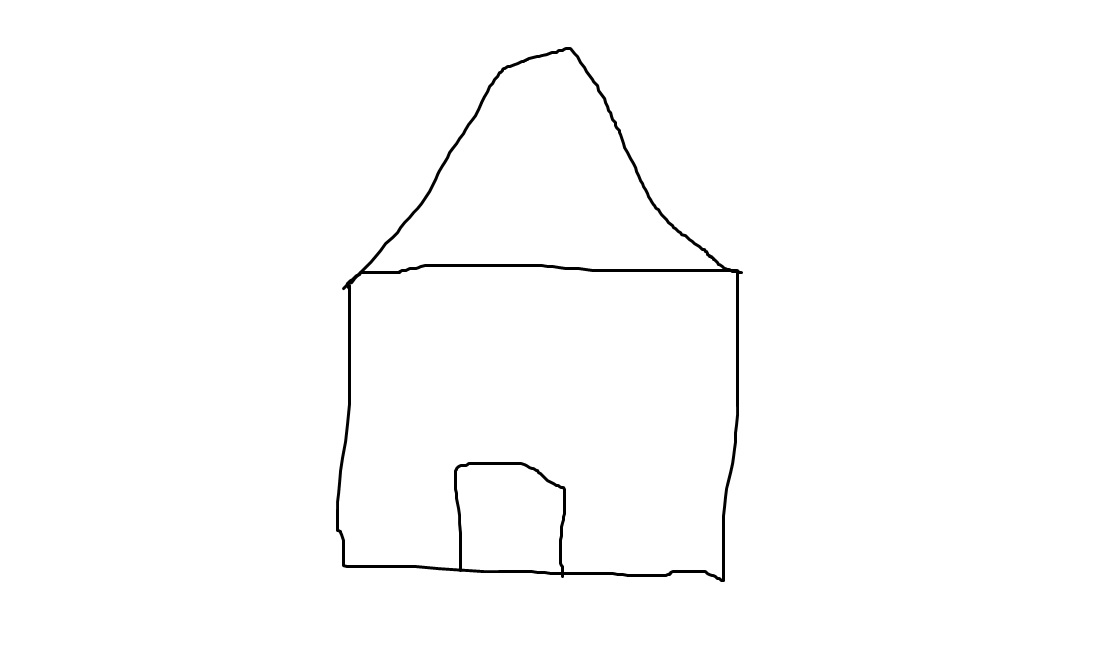
#> input picture OpenCV/dom.jpg, 1104 x 667 px
$ jupyter execute 'przyblizanie kontorow otoczka ksztaltu.ipynb'
#> lines starting #> are read from the running program, lines starting #| are printed output that depends on the picture; after the words box and inside, x2 and y2 are one past the last pixel; in counts of white or black regions, pixels touching at a corner belong together
[cell 1]
import numpy as np
import cv2

image = cv2.imread('dom.jpg')
#> image is the input picture: shape (667, 1104, 3); min 0, max 255, mean 252.6

org_img = image.copy()
cv2.imshow('org', org_img)
cv2.waitKey(0)

gray = cv2.cvtColor(image, cv2.COLOR_BGR2GRAY)
ret, thresh = cv2.threshold(gray,127,255,cv2.THRESH_BINARY_INV)
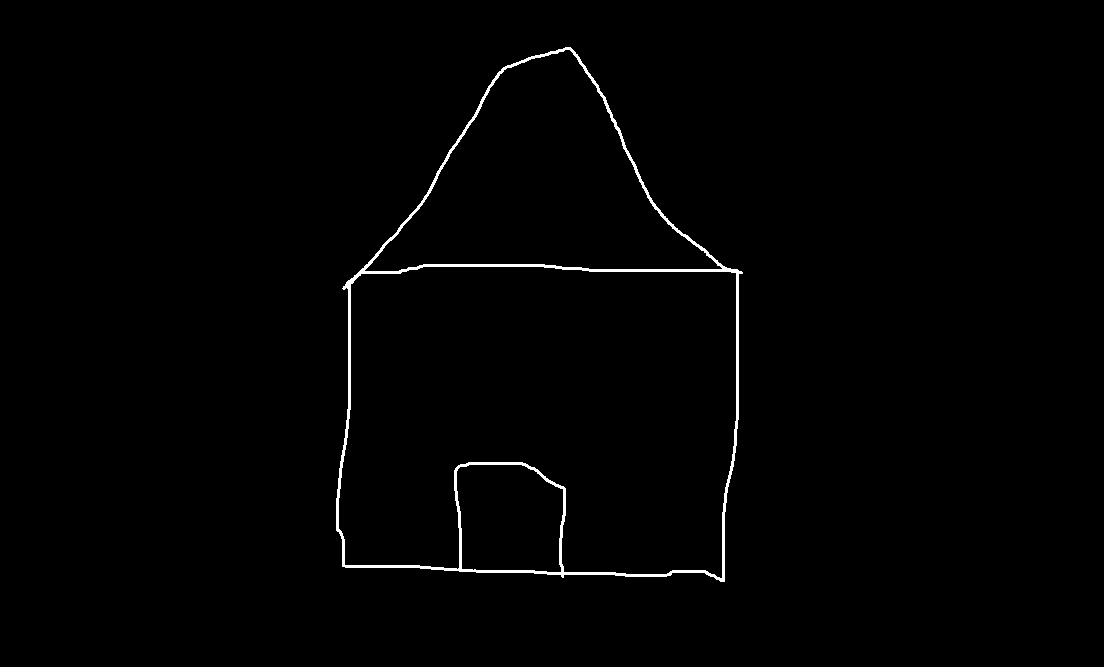
#> thresh: shape (667, 1104); 0.94% white; 1 white region

contours, hierarchy = cv2.findContours(thresh.copy(), cv2.RETR_LIST,cv2.CHAIN_APPROX_NONE)
#> contours = 4 contours; box (x1, y1, x2, y2) and area: (336, 47, 743, 582) 160207, (338, 266, 737, 579) 104756, (364, 49, 723, 272) 40366, (456, 464, 564, 573) 10315

for c in contours:
    x,y,w,h = cv2.boundingRect(c)
    cv2.rectangle(org_img, (x,y), (x+w,y+h),(0,0,255),2)
    cv2.imshow('opis prostokatem', org_img)
#> this loop made 4 passes
#> (x, y, w, h) on passes 1 to 4: (456, 464, 108, 109), (338, 266, 399, 313), (364, 49, 359, 223), (336, 47, 407, 535)
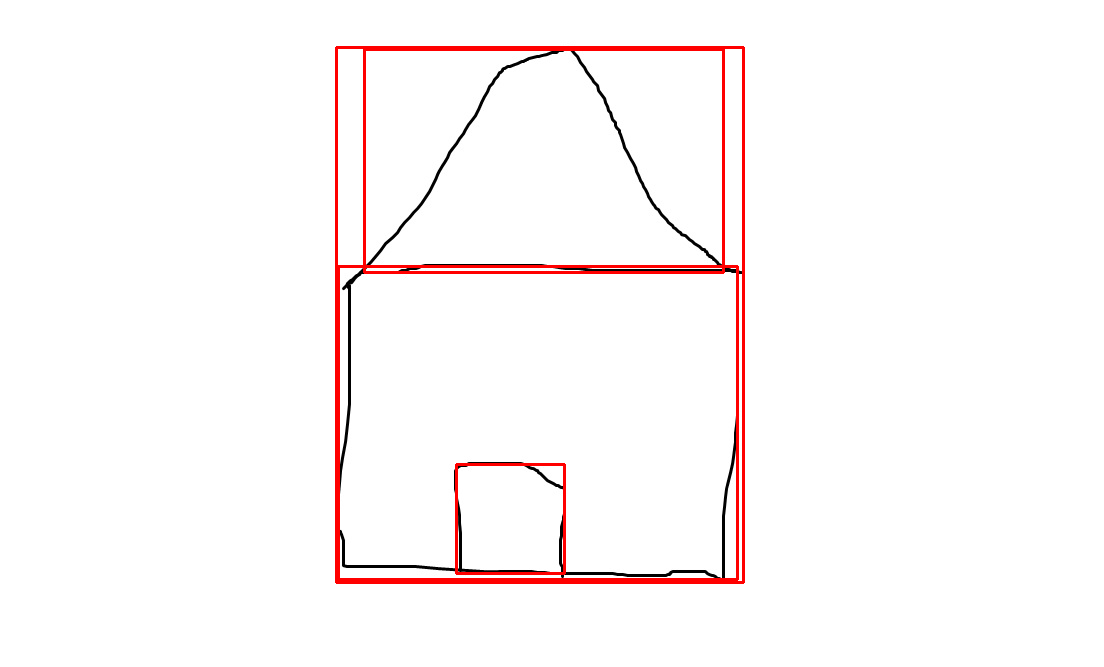
#> org_img: shape (667, 1104, 3); 1.9% of pixels changed, all inside (x1, y1, x2, y2) = (335, 46, 745, 584)

cv2.waitKey(0)

for c in contours:
    accuracy = 0.01* cv2.arcLength(c,True)
    approx = cv2.approxPolyDP(c, accuracy,True)
    cv2.drawContours(image, [approx],0,(0,255,0),2)
    cv2.imshow('przyblizenie wielokatem',image)
#> this loop made 4 passes
#> accuracy on passes 1 to 4: 4.08, 15.89, 9.89, 16.89
#> pass 1, `cv2.imshow('przyblizenie wielokatem',image)`:
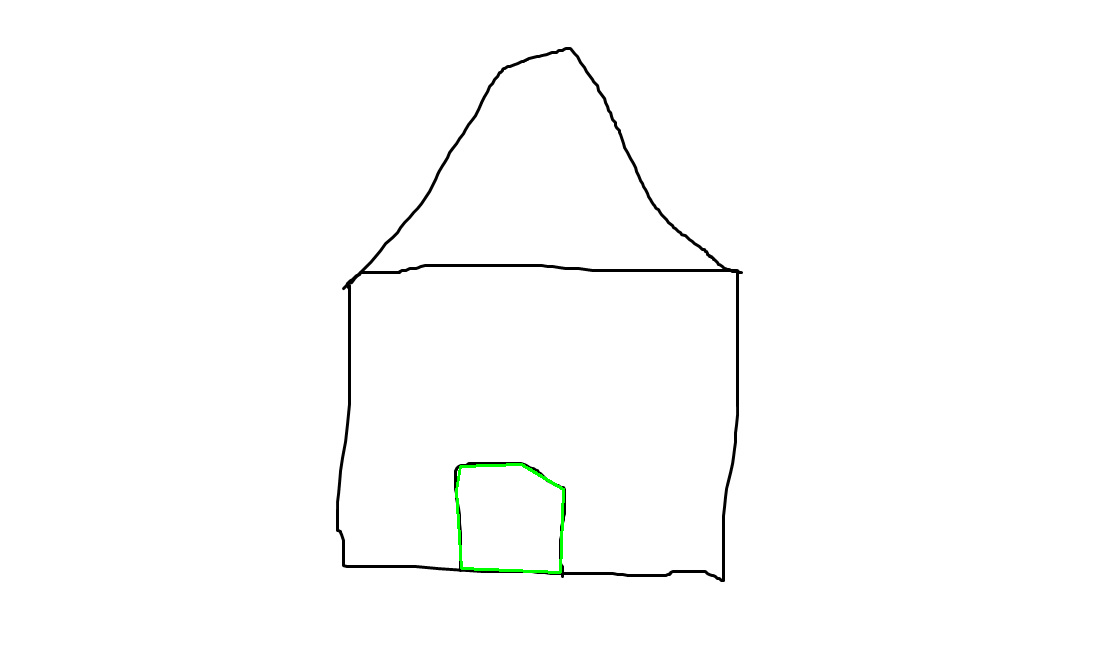
#> window 'przyblizenie wielokatem': shape (667, 1104, 3); mean B, G, R 252.4, 252.8, 252.4
#> after the loop:
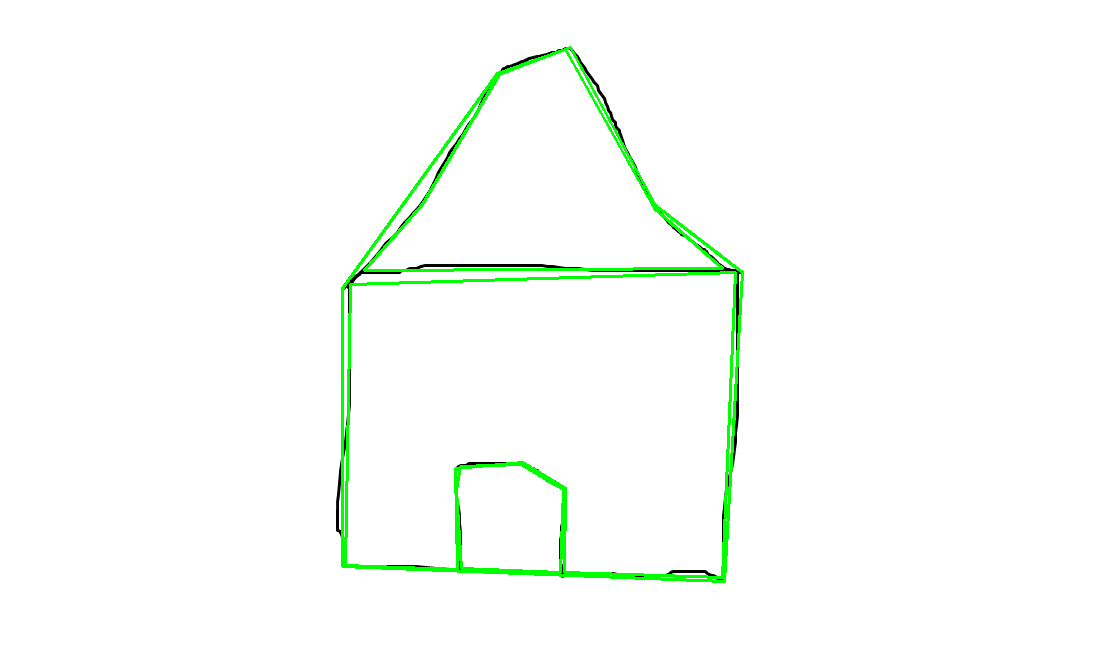
#> image: shape (667, 1104, 3); 1.73% of pixels changed, all inside (x1, y1, x2, y2) = (341, 46, 744, 583)

cv2.waitKey(0)


cv2.destroyAllWindows()

### Convex hull

[cell 2]
import numpy as np
import cv2

image = cv2.imread('hand.png')
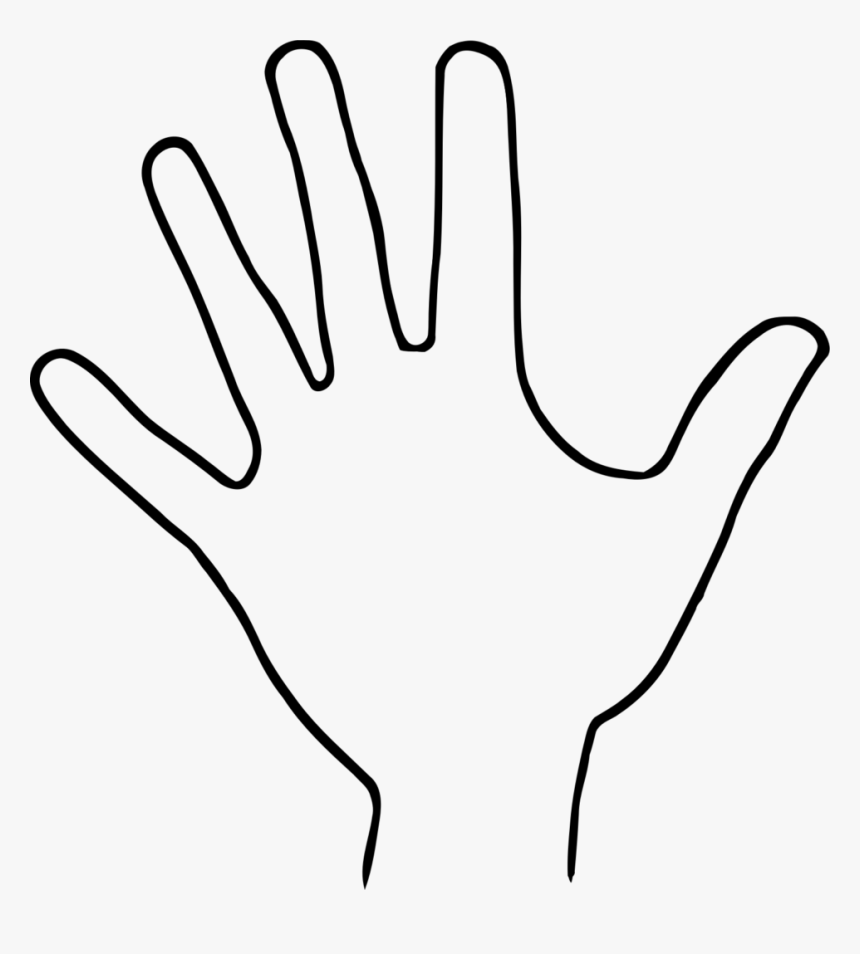
#> input picture OpenCV/hand.png, 860 x 954 px
#> image is the input picture: shape (954, 860, 3); min 0, max 247, mean 235.8
cv2.imshow('org', image)
cv2.waitKey(0)

gray = cv2.cvtColor(image, cv2.COLOR_BGR2GRAY)
#> gray: shape (954, 860)
ret, thresh = cv2.threshold(gray, 176,255,0)
#> thresh: shape (954, 860); 95.2% white; 1 black region

contours, hierarchy = cv2.findContours(thresh.copy(), cv2.RETR_LIST, cv2.CHAIN_APPROX_NONE)
#> contours = 2 contours; box (x1, y1, x2, y2) and area: (0, 0, 860, 954) 818627, (29, 39, 831, 890) 43323
n = len(contours) -1
#> n = 1
contours = sorted(contours, key=cv2.contourArea, reverse=False)[:n]
#> contours = 1 contour; box (x1, y1, x2, y2) and area: (29, 39, 831, 890) 43323

for c in contours:
    hull = cv2.convexHull(c)
    cv2.drawContours(image, [hull],0,(0,255,0),2)
    cv2.imshow('convex Hull', image)
#> this loop made 1 pass
#> pass 1, `cv2.imshow('convex Hull', image)`:
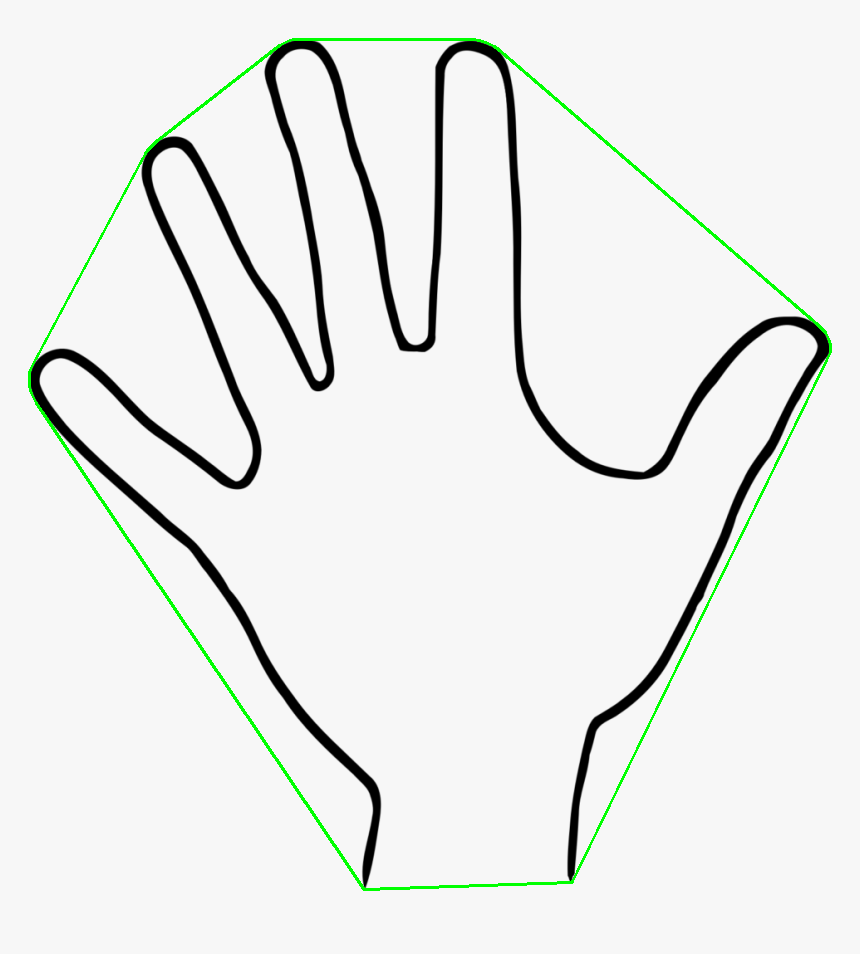
#> window 'convex Hull': shape (954, 860, 3); mean B, G, R 233.6, 235.9, 233.6
cv2.waitKey(0)

cv2.destroyAllWindows()
